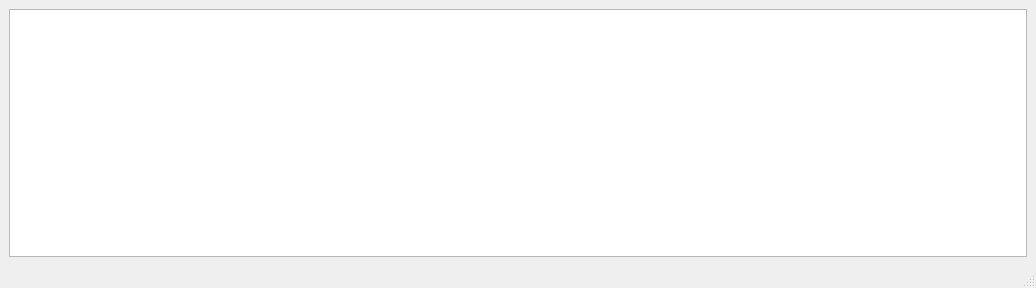
<?xml version="1.0" encoding="UTF-8"?>
<ui version="4.0">
 <class>MainWindow</class>
 <widget class="QMainWindow" name="MainWindow">
  <property name="geometry">
   <rect>
    <x>0</x>
    <y>0</y>
    <width>1036</width>
    <height>288</height>
   </rect>
  </property>
  <property name="windowTitle">
   <string>MainWindow</string>
  </property>
  <widget class="QWidget" name="centralwidget">
   <property name="sizePolicy">
    <sizepolicy hsizetype="Maximum" vsizetype="Maximum">
     <horstretch>0</horstretch>
     <verstretch>0</verstretch>
    </sizepolicy>
   </property>
   <property name="layoutDirection">
    <enum>Qt::LeftToRight</enum>
   </property>
   <layout class="QVBoxLayout" name="verticalLayout">
    <item>
     <widget class="QGraphicsView" name="topGraphicsView"/>
    </item>
   </layout>
  </widget>
  <widget class="QStatusBar" name="statusbar"/>
 </widget>
 <resources/>
 <connections/>
</ui>
